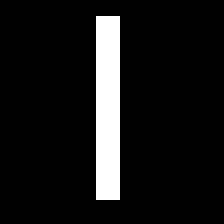
#> input picture dataset/images/var5/test_1.png, 28 x 28 px (shown 8 times larger)
$ jupyter execute png_to_mnist.ipynb   (older library calls are emulated)
#> lines starting #> are read from the running program, lines starting #| are printed output that depends on the picture; after the words box and inside, x2 and y2 are one past the last pixel; in counts of white or black regions, pixels touching at a corner belong together
[cell 1]
from PIL import Image, ImageFilter

[cell 2]
def imageprepare(argv):
    """
    This function returns the pixel values.
    The input is a png file location.
    """
#> called with argv = '../dataset/images/var5/test_1.png'
    im = Image.open(argv).convert('L')
#> im is the input picture: PIL image 28x28 L; values 0 (black) and 250 (white), 8.8% white; 1 white region, box (x1, y1, x2, y2) and area: (12, 2, 15, 25) 69
    width = float(im.size[0])
#> width = 28
    height = float(im.size[1])
#> height = 28
    newImage = Image.new('L', (28, 28), (255))  # creates white canvas of 28x28 pixels
#> newImage: PIL image 28x28 L; every value is 255

    if width > height:  # check which dimension is bigger
        # Width is bigger. Width becomes 20 pixels.
        nheight = int(round((20.0 / width * height), 0))  # resize height according to ratio width
        if (nheight == 0):  # rare case but minimum is 1 pixel
            nheight = 1
            # resize and sharpen
        img = im.resize((20, nheight), Image.ANTIALIAS).filter(ImageFilter.SHARPEN)
        wtop = int(round(((28 - nheight) / 2), 0))  # calculate horizontal position
        newImage.paste(img, (4, wtop))  # paste resized image on white canvas
    else:
        # Height is bigger. Heigth becomes 20 pixels.
        nwidth = int(round((20.0 / height * width), 0))  # resize width according to ratio height
#> nwidth = 20
        if (nwidth == 0):  # rare case but minimum is 1 pixel
            nwidth = 1
            # resize and sharpen
        img = im.resize((nwidth, 20), Image.ANTIALIAS).filter(ImageFilter.SHARPEN)
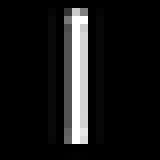
#> img: PIL image 20x20 L (shown 8 times larger); min 0, max 255, mean 23.9
        wleft = int(round(((28 - nwidth) / 2), 0))  # caculate vertical pozition
#> wleft = 4
        newImage.paste(img, (wleft, 4))  # paste resized image on white canvas
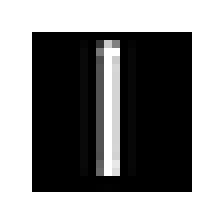
#> newImage: PIL image 28x28 L (shown 8 times larger); min 0, max 255, mean 137.1

    # newImage.save("sample.png

    tv = list(newImage.getdata())  # get pixel values
#> tv = 784 values, max 255 at index 0, min 0 at index 116, mean 137.1

    # normalize pixels to 0 and 1. 0 is pure white, 1 is pure black.
    tva = [(255 - x) * 1.0 / 255.0 for x in tv]
#> tva = 784 values, max 1 at index 116, min 0 at index 0, mean 0.462
    print(tva)
#> (printed output is left out)
    return tva

[cell 3]
x=imageprepare('../dataset/images/var5/test_1.png')
#> x has the same summary as tva in imageprepare

[cell 4]
print(len(x))# mnist IMAGES are 28x28=784 pixels
#| 784
